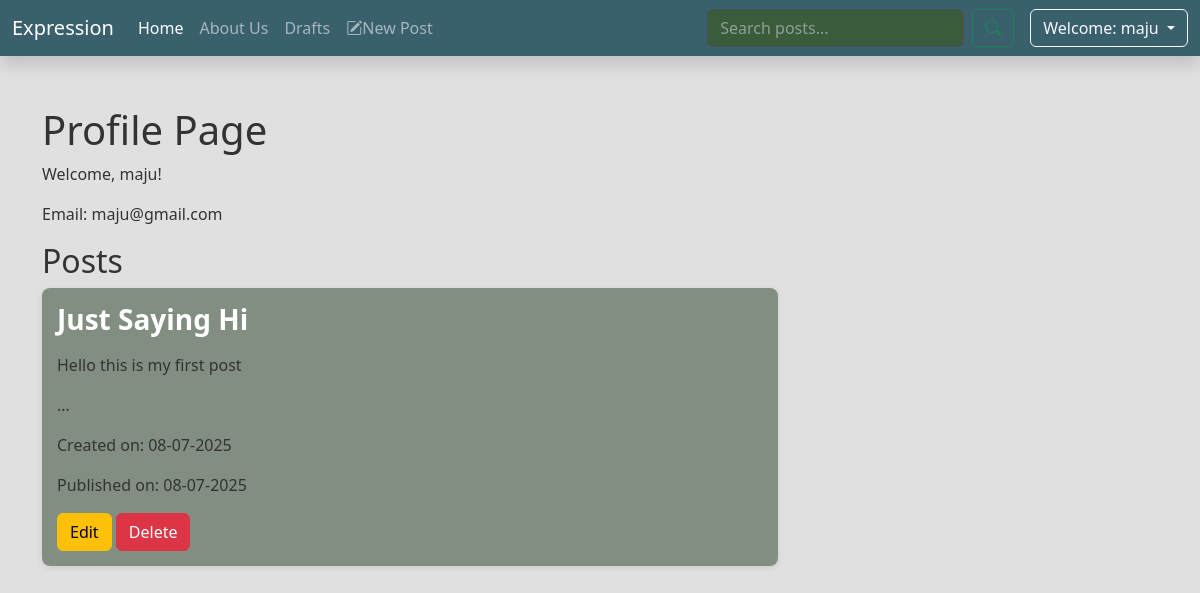
Page /accounts/profile/ (signed in) on the earlier database version.
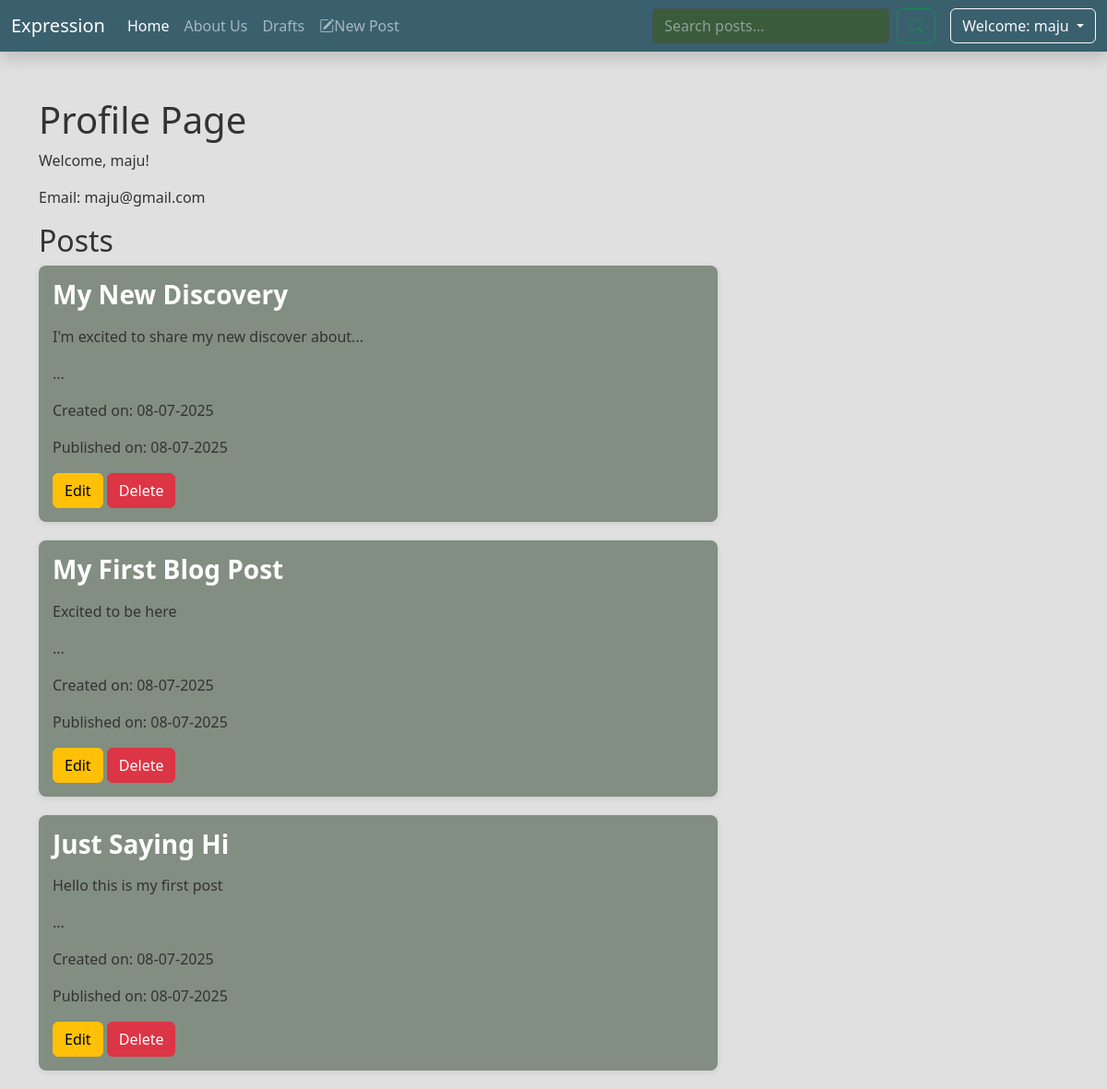
Same page on the later database version.
### accounts/models.py (models this page shows, shortened)
class CustomUser(AbstractUser):
    profile_pic = models.ImageField(upload_to='profile_pics/', default='default_profile_pic.jpg', blank=True, null=True)

### Main_Blog/models.py (models this page shows, shortened)
class Post(models.Model):
    author = models.ForeignKey(settings.AUTH_USER_MODEL, on_delete=models.CASCADE)
    title = models.CharField(max_length=200)
    text = models.TextField()
    created_date = models.DateTimeField(default=timezone.now)
    published_date = models.DateTimeField(blank=True, null=True)
    class Meta:
        ordering = ['-published_date']

### accounts/views.py (the view)
# urls.py: path('profile/', ProfileView.as_view(), name='profile'),
class ProfileView(LoginRequiredMixin, TemplateView):
    template_name = 'accounts/profile.html'
    def get_context_data(self, **kwargs):
        context = super().get_context_data(**kwargs)
        context['title'] = 'Profile'
        context['user'] = self.request.user
        context['user_posts'] = Post.objects.filter(author=self.request.user).order_by('-published_date')
        return context

### accounts/templates/accounts/profile.html
<!DOCTYPE html>
{% extends 'Main_Blog/base.html'%}
{%block body_block%}
<div class="jumbotron">
    <h1>Profile Page</h1>
    <p>Welcome, {{ user.username }}!</p>
    <p>Email: {{ user.email }}</p>
</div>
{% if user.is_authenticated %}
    <div class="jumbotron">
        <h2>Posts</h2>
        {% for post in user_posts %}
            <div class="post">
                <h3 ><a href="{% url 'post_detail' pk=post.pk %}" class="post-title">{{ post.title }}</a></h3>
                <p>{{ post.text|truncatechars:200|safe }}...</p>
                <p>Created on: {{ post.created_date|date:'d-m-Y' }}</p>
                {% if post.published_date %}
                    <p>Published on: {{ post.published_date|date:'d-m-Y' }}</p>
                {% else %}
                    <p>Status: Not Published</p>
                {% endif %}
                {% if user == post.author %}
                    <a class="btn btn-warning" href="{% url 'update' pk=post.pk %}">Edit</a>
                    <a class="btn btn-danger" href="{% url 'delete_post' pk=post.pk %}">Delete</a>
                {% endif %}
            </div>
        {% empty %}
            <p>You have not created any posts yet.</p>
            <a href="{% url 'new_post' %}">Create your first post</a>
        {% endfor %}
    </div>
{% else %}
    <p>You need to be logged in to view your profile.</p>
{% endif %}
{%endblock%}

### Main_Blog/templates/Main_Blog/base.html (shortened to what this page needs)
{% load static %}
<!DOCTYPE html>
<html lang="en">
<head>
    <link href="https://cdn.jsdelivr.net/npm/bootstrap@5.3.0/dist/css/bootstrap.min.css" rel="stylesheet">
    <link href="https://cdn.jsdelivr.net/npm/bootstrap-icons@1.11.1/font/bootstrap-icons.css" rel="stylesheet">
    <link rel="stylesheet" href="//cdn.jsdelivr.net/npm/medium-editor@latest/dist/css/medium-editor.min.css" type="text/css" media="screen" charset="utf-8">
    <link rel="stylesheet" href="{% static 'styles.css' %}">
</head>
<body>
        <nav class="navbar navbar-expand-lg  sticky-top shadow mb-0" data-bs-theme="dark" >
            <div class="container-fluid">
              <a class="navbar-brand" href="#">Expression</a>
              <div class="collapse navbar-collapse" id="navbarSupportedContent">
                <ul class="navbar-nav me-auto mb-2 mb-lg-0">
                  <li class="nav-item">
                    <a class="nav-link active" aria-current="page" href="{% url 'post_list' %}">Home</a>
                  </li>
                  <li class="nav-item">
                    <a class="nav-link" href="{% url 'about' %}">About Us</a>
                  </li>
                  <li class="nav-item"><a class="nav-link" href="{% url 'draft_list'%}">Drafts</a></li>
                  <li class="nav-item"><a class="nav-link" href="{% url 'new_post' %}"><i class="bi bi-pencil-square"></i>New Post</a></li>
                </ul>
                <ul class="nav navbar-nav navbar-right">
                  <form class="d-flex me-3" role="search" method="get" action="{% url 'search' %}">
                    <input class="form-control me-2 search" type="search" name="q" placeholder="Search posts..." aria-label="Search">
                    <button class="btn btn-outline-success" type="submit">
                      <i class="bi bi-search"></i>
                    </button>
                  </form>
                  {% if user.is_authenticated %}
                  <div class="dropdown">
                    <a class="btn btn-outline-light dropdown-toggle" href="#" role="button" id="userDropdown" data-bs-toggle="dropdown" aria-expanded="false">
                      Welcome: {{ user.username }}
                    </a>
                  </div>
                {% endif %}
                </ul>
              </div>
            </div>
          </nav>
    <div class="content container">
      <div class="row">
        <div class="col-md-8">
          <div class="blog_posts">
            {% block body_block %}{% endblock %}
          </div>
        </div>
      </div>
    </div>
</body>
</html>

### Main_Blog/static/styles.css (style rules this page uses)
html { scroll-behavior: smooth; height: 100%; }
body { font-family: 'Segoe UI', sans-serif; background-color: #E0E0E0; color: #333; margin: 0; padding: 0; }
.navbar { background-color: #3A606E; color: #fff; }
.search { background-color: #828E82; color: white; border-radius: 5px; width: 100%; max-width: 400px; }
.search:enabled { background-color: #3a5c3a; color: white; }
.post { background: #828E82; padding: 15px; border-radius: 8px; margin-bottom: 20px; box-shadow: 0 2px 6px rgba(48, 48, 48, 0.1); }
.content { margin: 50px auto; }
.post-title { font-size: 1.75rem; font-weight: bold; margin-bottom: 10px; color: #fff; text-decoration: none; }

Differences in the rows shown:
added Post: title "My New Discovery", text "I'm excited to share my new discover about...", created_date "08-07-2025", published_date "08-07-2025", shows "Edit"
added Post: title "My First Blog Post", text "Excited to be here", created_date "08-07-2025", published_date "08-07-2025", shows "Edit"
